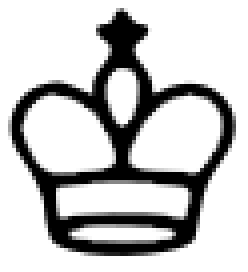
#> input picture assets/white-king.png, 62 x 68 px (shown 4 times larger); the run also reads 2 pictures not shown here
$ jupyter execute --allow-errors MS_chess.ipynb   (shell and % lines are left out)
#> lines starting #> are read from the running program, lines starting #| are printed output that depends on the picture
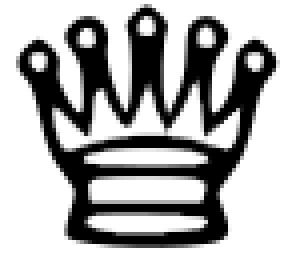
#> input picture assets/white-queen.png, 72 x 65 px (shown 4 times larger)
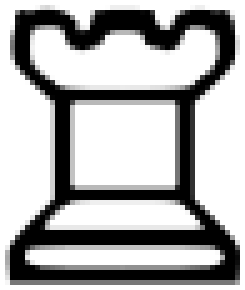
#> input picture assets/white-rook.png, 49 x 58 px (shown 5 times larger)
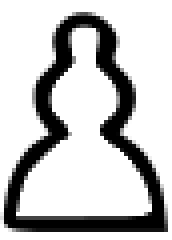
#> input picture assets/white-pawn.png, 43 x 60 px (shown 4 times larger)
#> (the rest of the program and of its run is left out)
